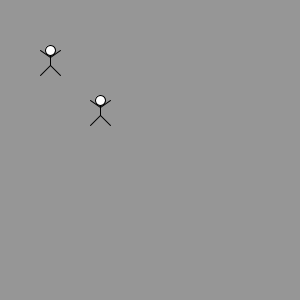
Frame 1 (no input)
Frame 60 (the mouse pressed at the canvas centre just before this capture): identical to frame 1, image omitted
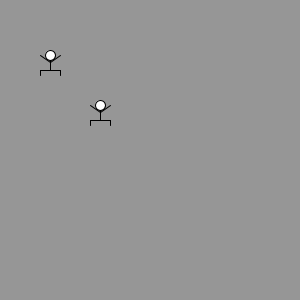
Frame 120 (the mouse held since frame 60 and released just before this capture)

The Processing sketch that drew these frames (run headless with seeded random() and noise(); from frame 60 on, the mouse is pressed at the canvas centre):

// Processing sketch: W7HW_DorkClassDancing
// ── W7HW_DorkClassDancing.pde
//float dorkX = -50;
//float dorkY = 400;
boolean dancing = false;
//Dork newDork1;
//Dork newDork2;


void setup () {
  size (300, 300);
//  println(dancing);
}

void draw() {
  background (150);
  // println(dancing);

  Dork newDork1 = new Dork(50, 50);
  Dork newDork2 = new Dork(100, 100);

  newDork1.dorkDance();
  newDork2.dorkDance();
  
  if (mousePressed==true) {
    dancing =true;
  }else{
    dancing = false;
  }
}


//void mousePressed () {
//  if (dancing == true) {
//    dancing = false;
//    println(dancing);
//  }

//  if (dancing == false) {
//    dancing = true;
//    println(dancing);
//  }
//}

class Dork {
  float x;
  float y;
  Dork(float _x, float _y) {
    x = _x;
    y= _y;
  }

  void dorkDance () {

    if (dancing == true) {
      strokeWeight(1);
      fill(255, 255, 255);
      ellipse(x, y+5, 10, 10);
      line(x, y+10, x, y+20);
      line(x, y+12, x-10, y+5);
      line(x, y+12, x+10, y+5);
      line(x, y+20, x-10, y+20);
      line(x, y+20, x+10, y+20);
      line(x-10, y+20, x-10, y+25);
      line(x+10, y+20, x+10, y+25);
    } 

    if (dancing == false) {
      strokeWeight(1);
      fill(255, 255, 255);
      ellipse(x, y, 10, 10);
      line(x, y+5, x, y+15);
      line(x, y+7, x-10, y);
      line(x, y+7, x+10, y);
      line(x, y+15, x-10, y+25);
      line(x, y+15, x+10, y+25);
    }
  }
}
